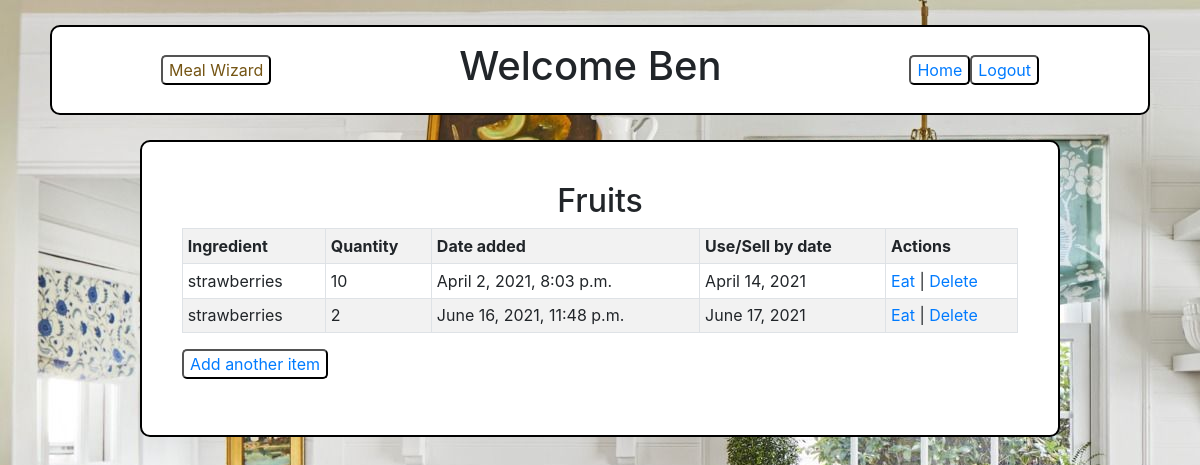
The page /view_all/2 (signed in) on the database its author committed.
### main_app/models.py (models this page shows, shortened)
class User(models.Model):
    first_name = models.CharField(max_length=100)
    last_name = models.CharField(max_length=100)
    email = models.CharField(max_length=100)
    password = models.CharField(max_length=100)
    objects = UserManager()
    created_at=models.DateTimeField(auto_now_add=True)
    updated_at=models.DateTimeField(auto_now=True)

class Category(models.Model):
    name = models.CharField(max_length=100)
    created_at=models.DateTimeField(auto_now_add=True)
    updated_at=models.DateTimeField(auto_now=True)

class Ingredient(models.Model):
    name = models.CharField(max_length=100)
    quantity = models.IntegerField()
    category = models.ForeignKey("Category", related_name = "ingredients", on_delete = models.CASCADE)
    chef = models.ForeignKey("User", related_name = "ingredients", null = True, on_delete = models.CASCADE)
    expiration = models.DateField(null = True)
    created_at=models.DateTimeField(auto_now_add=True)
    updated_at=models.DateTimeField(auto_now=True)

### main_app/views.py (the view)
# urls.py: path('view_all/<int:num>', views.view_all),
def view_all(request, num):
    ingredients_in_category = Ingredient.objects.filter(category = num).order_by("expiration")
    context = {
        "category": Category.objects.get(id = num),
        "ingredients" : ingredients_in_category,
        'user': User.objects.get(id = request.session['uuid']),
    }
    return render(request, "view_all.html", context)

### main_app/templates/view_all.html (shortened to what this page needs)
<!DOCTYPE html>
<html lang="en">
<head>
    <link rel="stylesheet" href="https://maxcdn.bootstrapcdn.com/bootstrap/4.0.0/css/bootstrap.min.css">
    {% load static %}
    <link rel="stylesheet" href="{% static 'style.css' %}" />
</head>
<body>
    <header>
        <button><a href="/meal_wizard"></a>Meal Wizard</a></button>
        <h1>Welcome {{ user.first_name }}</h1>
        <span><button><a href="/home">Home</a></button><button><a href="/logout">Logout</a></button></span>
    </header>
    <main class="tableArea">
        <h2 class="centered">{{ category.name }}</h2>
        <div class="table">
            <table class="table table-striped table table-bordered table-sm ">
                <tr>
                    <th>Ingredient</th>
                    <th>Quantity</th>
                    <th>Date added</th>
                    <th>Use/Sell by date</th>
                    <th>Actions</th>
                </tr>
                {% for ingredient in category.ingredients.all %}
                <tr>
                    <td>{{ingredient.name}}</td>
                    <td>{{ingredient.quantity}}</td>
                    <td>{{ingredient.created_at}}</td>
                    <td>{{ingredient.expiration}}</td>
                    <td><a href="/make_dinner/{{ ingredient.id }}">Eat</a> | <a href="/delete/{{ ingredient.id }}">Delete</a></td>
                </tr>
                {%endfor%}
            </table>
            <button><a href="/add_ingredient">Add another item</a></button>
        </div>
    </main>
</body>
</html>

### main_app/static/style.css (style rules this page uses)
header { display: flex; flex-direction: row; align-items: center; justify-content: space-around; margin: 25px; padding: 15px; border: solid 2px black; border-radius: 10px; background-color: white; }
body { margin: 25px; background-image: url(/static/img/kitchen.jpeg); }
body h1 { text-align: center; }
.tableArea { border: solid 2px black; border-radius: 10px; background-color: white; padding: 40px; width: 80%; display: block; margin-left: auto; margin-right: auto; }
table { width: 90%; }
.centered { text-align: center; }
button { border-radius: 5px; background-color: white; color: #755514; cursor: pointer; }

### rows shown on the page
User: first_name "Ben"
Category: name "Fruits"
Ingredient: name "strawberries", quantity "10", created_at "April 2, 2021, 8:03 p.m.", expiration "April 14, 2021"
Ingredient: name "strawberries", quantity "2", created_at "June 16, 2021, 11:48 p.m.", expiration "June 17, 2021"
